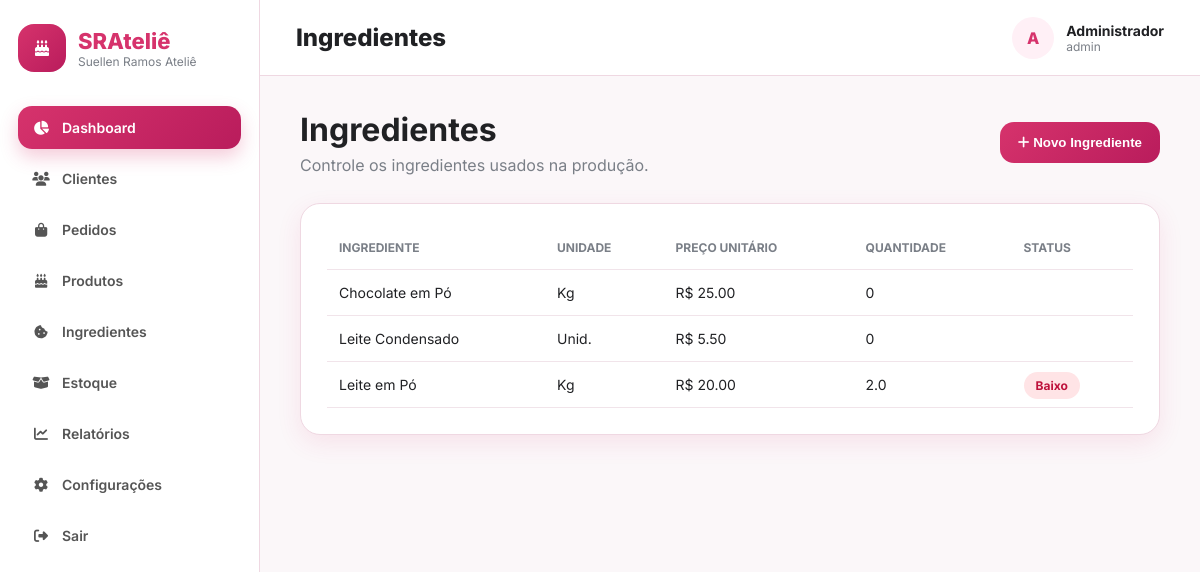
The app's page /ingredientes (signed in) with its own data.
### models.py (models this page shows, shortened)
class Ingrediente(db.Model):
    id = db.Column(db.Integer, primary_key=True)
    nome = db.Column(db.String(100), nullable=False)
    unidade = db.Column(db.String(20))
    preco_unitario = db.Column(db.Float)
    estoque = db.relationship('Estoque', backref='ingrediente', uselist=False)

class Estoque(db.Model):
    id = db.Column(db.Integer, primary_key=True)
    ingrediente_id = db.Column(db.Integer, db.ForeignKey('ingrediente.id'))
    quantidade = db.Column(db.Float, default=0)
    quantidade_minima = db.Column(db.Float, default=0)
    quantidade_alerta = db.Column(db.Float, default=0)
    atualizado_em = db.Column(db.DateTime, default=datetime.utcnow)
    def status(self):
        if self.quantidade <= self.quantidade_minima:
            return 'Baixo'
        elif self.quantidade <= self.quantidade_alerta:
            return 'Atenção'
        return 'OK'

### app.py (the view)
@app.route('/ingredientes')
@login_required
def ingredientes():
    return render_template('ingredientes.html', ingredientes=Ingrediente.query.order_by(Ingrediente.nome).all())

### app.py (called while the page is built)
def login_required(f):
    @wraps(f)
    def decorated(*args, **kwargs):
        if 'logged_in' not in session:
            return redirect(url_for('login'))
        return f(*args, **kwargs)
    return decorated

### templates/ingredientes.html (shortened to what this page needs)
{% extends "base.html" %}
{% block title %}Ingredientes{% endblock %}
{% block content %}
<div class="page-head">
    <div>
        <h1>Ingredientes</h1>
        <p>Controle os ingredientes usados na produção.</p>
    </div>
    <button class="btn-primary" onclick="abrirModalIngrediente()">
        <i class="fas fa-plus"></i>
        Novo Ingrediente
    </button>
</div>
<div class="card">
    <div class="card-body">
        <table>
            <thead>
                <tr>
                    <th>Ingrediente</th>
                    <th>Unidade</th>
                    <th>Preço Unitário</th>
                    <th>Quantidade</th>
                    <th>Status</th>
                </tr>
            </thead>
            <tbody>
                {% for ingrediente in ingredientes %}
                <tr>
                    <td>{{ ingrediente.nome }}</td>
                    <td>{{ ingrediente.unidade }}</td>
                    <td>R$ {{ "%.2f"|format(ingrediente.preco_unitario or 0) }}</td>
                    <td>{{ ingrediente.estoque.quantidade if ingrediente.estoque else 0 }}</td>
                    <td>
                        {% if ingrediente.estoque %}
                            {% if ingrediente.estoque.status() == "Baixo" %}
                                <span class="badge danger">Baixo</span>
                            {% elif ingrediente.estoque.status() == "Atenção" %}
                                <span class="badge warning">Atenção</span>
                            {% else %}
                                <span class="badge success">OK</span>
                            {% endif %}
                        {% endif %}
                    </td>
                </tr>
                {% endfor %}
            </tbody>
        </table>
    </div>
</div>
{% endblock %}

### static/css/style.css (style rules this page uses)
:root { --pink: #d6336c; --pink-dark: #b91c5c; --pink-light: #fff0f6; --bg: #fbf7f9; --white: #fff; --text: #202124; --muted: #7a7f87; --border: #efd8e2; --shadow: 0 8px 24px rgba(214, 51, 108, .10); }
* { box-sizing: border-box; }
body { margin: 0; font-family: 'Inter', sans-serif; background: var(--bg); color: var(--text); }
.stat-card, .card { background: var(--white); border: 1px solid var(--border); border-radius: 20px; box-shadow: var(--shadow); }
.card-body { padding: 22px 26px 26px; }
table { width: 100%; border-collapse: collapse; }
th, td { text-align: left; padding: 14px 12px; border-bottom: 1px solid #f1e4ea; font-size: 14px; }
th { color: var(--muted); font-size: 12px; text-transform: uppercase; }
.badge { padding: 6px 12px; border-radius: 999px; font-size: 12px; font-weight: 700; }
.danger { background: #ffe4e6; color: #be123c; }
.nav-item, .stat-card, .card, .date-pill, .btn-login { transition: all 0.25s ease; }
tbody tr { transition: 0.2s ease; }
.card { transition: 0.3s ease !important; }
.page-head { display: flex; justify-content: space-between; align-items: center; margin-bottom: 28px; }
.page-head h1 { margin: 0; font-size: 32px; }
.page-head p { color: var(--muted); margin: 6px 0 0; }
.btn-primary { border: none; background: linear-gradient(135deg, var(--pink), var(--pink-dark)); color: white; padding: 13px 18px; border-radius: 14px; font-weight: 700; cursor: pointer; }

### records on screen
Ingrediente: nome "Chocolate em Pó", unidade "Kg", preco_unitario "25.00", estoque "0"
Ingrediente: nome "Leite Condensado", unidade "Unid.", preco_unitario "5.50", estoque "0"
Ingrediente: nome "Leite em Pó", unidade "Kg", preco_unitario "20.00", estoque "2.0", shows "Baixo"
